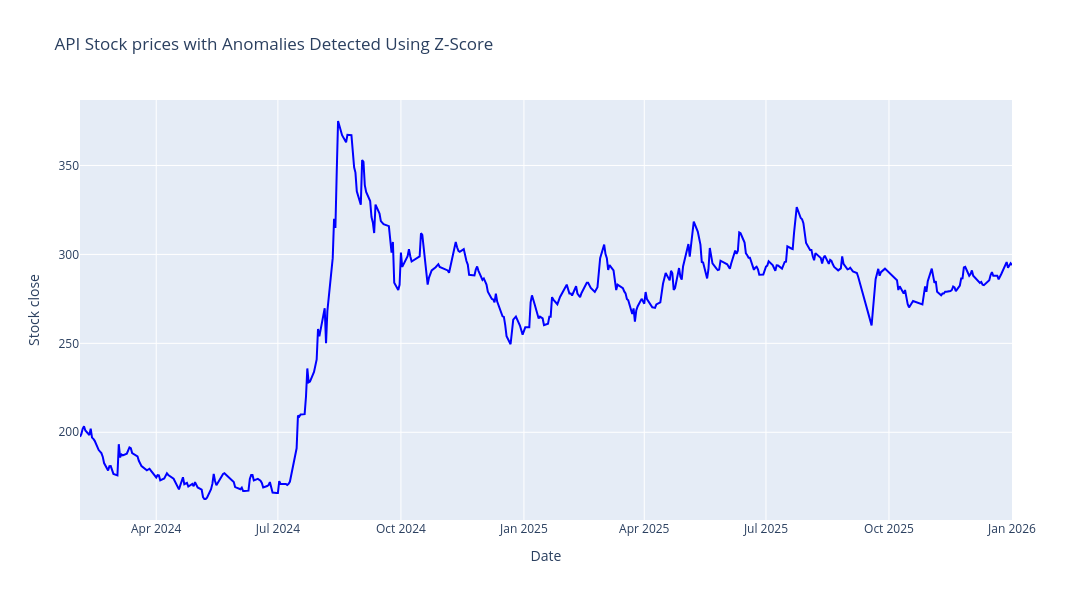

Write notebook code for a chart like this one.
### Markdown cell above
### Z Score

### Code cell
# Calculate Z Score for close prices
df["Anomaly_Z_Score"] = zscore(df["close"])

# Identify anomalies where Z-Score >3 or < -3
anomalies_zscore = df[abs(df["Anomaly_Z_Score"]) > z_score_threshold]

# Create the figure
fig = go.Figure()

# Add 'Close' close line
fig.add_trace(
    go.Scatter(
        x=df.index,
        y=df["close"],
        mode="lines",
        name="Close prices",
        line=dict(color="blue", width=2),
    )
)

# Add anomalies (Z-score > 3 or < -3) as red markers
fig.add_trace(
    go.Scatter(
        x=anomalies_zscore.index,
        y=anomalies_zscore["close"],
        mode="markers",
        name="Anomalies (Z-Score)",
        marker=dict(color="red", size=8, symbol="circle"),
        showlegend=True,
    )
)

# Update layout for a larger figure size and title
fig.update_layout(
    title=f"{stock_name} Stock prices with Anomalies Detected Using Z-Score",
    xaxis_title="Date",
    yaxis_title="Stock close",
    autosize=False,
    width=1200,
    height=600,
)

# Show the plot
fig.show()
# df.sort_values(by="Anomaly_Z_Score",ascending=False).head()
anomalies_zscore.head()

### Figure 1 — Plotly figure (JSON) as saved in the notebook; plotly's stock layout.template omitted (floating-point values rounded to 4 significant figures; data arrays with more than 128 entries replaced by an {"elided": "..."} marker saying what was removed)
{"data": [{"line": {"color": "blue", "width": 2}, "mode": "lines", "name": "Close prices", "type": "scatter", "x": {"elided": "435 str values"}, "y": {"elided": "435 float values"}}, {"marker": {"color": "red", "size": 8, "symbol": "circle"}, "mode": "markers", "name": "Anomalies (Z-Score)", "showlegend": true, "type": "scatter", "x": [], "y": []}], "layout": {"autosize": false, "height": 600, "title": {"text": "API Stock prices with Anomalies Detected Using Z-Score"}, "width": 1200, "xaxis": {"title": {"text": "Date"}}, "yaxis": {"title": {"text": "Stock close"}}}}
